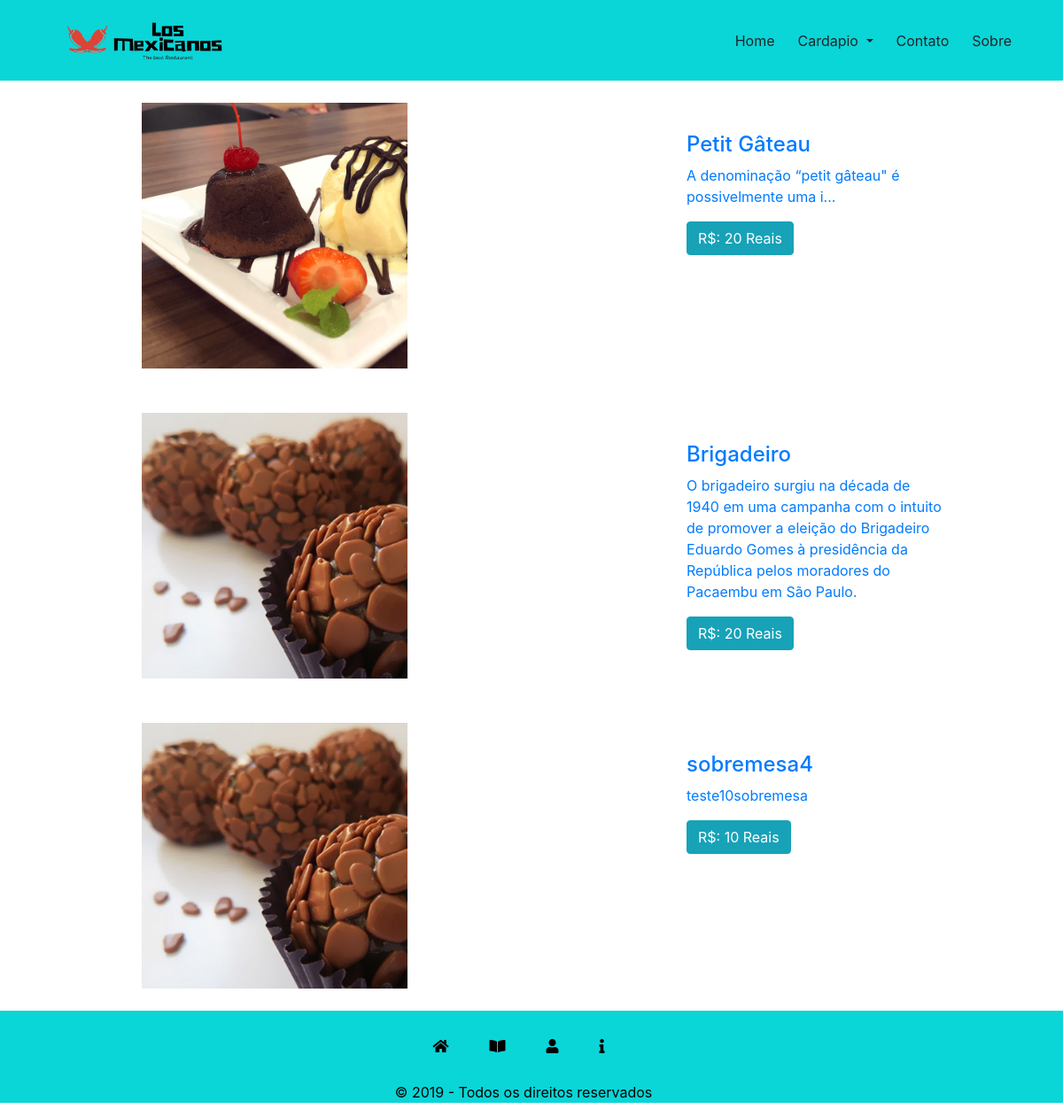
/categoria.php?id=4, run on the app's committed database.
### tables this page shows
CREATE TABLE `produtos` (
  `categoria_id` int(11) NOT NULL,
  `id` int(11) NOT NULL,
  `nome_produto` varchar(220) NOT NULL,
  `valor` varchar(220) NOT NULL,
  `imagem` varchar(220) NOT NULL,
  `descricao` text NOT NULL,
  `created` date NOT NULL
);

### categoria.php (the view, shortened to what this page needs)
<html lang="pr-br">
			<head>
			</head>
<?php
include "body/head.php";
?>
    <?php
        $id = $_GET['id'];
        $result_usuarios = "SELECT * FROM produtos WHERE categoria_id = $id";
        $resultado_usuarios = $conn->prepare($result_usuarios);
        $resultado_usuarios->execute();
	?>
	<?php while ($row_usuarios = $resultado_usuarios->fetch(PDO::FETCH_ASSOC)) { ?>
			<a href="http://localhost/restaurante/produtos.php?id=<?php echo ($row_usuarios['id']);?>">
				<div class="corpo" style="display:flex;">
	            <div class="container">
	                <div>
	                    <div class="card_img">
	                        <img src="imagens/produtos/<?php echo ($row_usuarios['imagem']);?>" class="small_img">
	                        </div>
	                </div>
	            </div>
	            <div class="col-sm-4">
	                <h4 style="padding-top: 20%;"><?php echo ($row_usuarios['nome_produto']);?></h4>
	                <p><?php echo ($row_usuarios['descricao']);?></p>
	                <button type="button" class="btn btn-info">R$: <?php echo ($row_usuarios['valor']);?> Reais</button>
	                </div>
	            </div>
    	    </a>
	<?php } ?>
<?php
include "body/footer.php";
?>
	</body>
</html>

### estilo.css (style rules this page uses)
.card_img { width: 300px; height: 300px; overflow: hidden; margin: 25px; }
.small_img { height: 100%; cursor: pointer; transition: all linear 0.4s; }
.corpo { width: 960px; margin: auto; }

### data on the page
produtos: imagem (picture), nome_produto "Petit Gâteau", descricao "A denominação “petit gâteau\" é possivelmente uma i...", valor "20"
produtos: imagem (picture), nome_produto "Brigadeiro", descricao "O brigadeiro surgiu na década de 1940 em uma campanha com o intuito de promover a eleição do Brigadeiro Eduardo Gomes à presidência da República pelos moradores do Pacaembu em São Paulo.", valor "20"
produtos: imagem (picture), nome_produto "sobremesa4", descricao "teste10sobremesa", valor "10"
